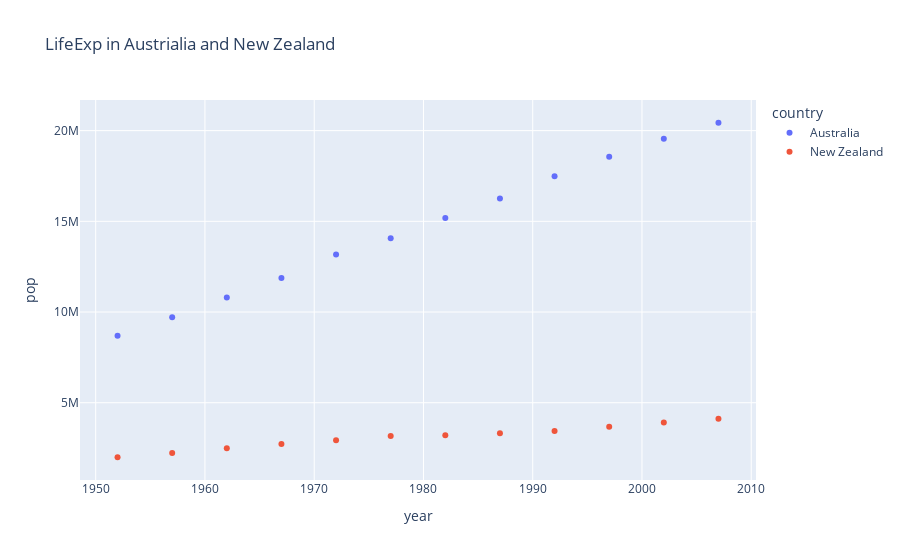

Source (notebook cell):
### Code cell
fig=px.scatter(df,x='year',y="pop",color='country',title='LifeExp in Austrialia and New Zealand')
fig.show()

### Figure 1 — Plotly figure (JSON) as saved in the notebook; plotly's stock layout.template omitted (floating-point values rounded to 4 significant figures)
{"data": [{"hovertemplate": "country=Australia<br>year=%{x}<br>pop=%{y}<extra></extra>", "legendgroup": "Australia", "marker": {"color": "#636efa", "symbol": "circle"}, "mode": "markers", "name": "Australia", "orientation": "v", "showlegend": true, "type": "scatter", "x": [1952, 1957, 1962, 1967, 1972, 1977, 1982, 1987, 1992, 1997, 2002, 2007], "xaxis": "x", "y": [8691212, 9712569, 10794968, 11872264, 13177000, 14074100, 15184200, 16257249, 17481977, 18565243, 19546792, 20434176], "yaxis": "y"}, {"hovertemplate": "country=New Zealand<br>year=%{x}<br>pop=%{y}<extra></extra>", "legendgroup": "New Zealand", "marker": {"color": "#EF553B", "symbol": "circle"}, "mode": "markers", "name": "New Zealand", "orientation": "v", "showlegend": true, "type": "scatter", "x": [1952, 1957, 1962, 1967, 1972, 1977, 1982, 1987, 1992, 1997, 2002, 2007], "xaxis": "x", "y": [1994794, 2229407, 2488550, 2728150, 2929100, 3164900, 3210650, 3317166, 3437674, 3676187, 3908037, 4115771], "yaxis": "y"}], "layout": {"legend": {"title": {"text": "country"}, "tracegroupgap": 0}, "title": {"text": "LifeExp in Austrialia and New Zealand"}, "xaxis": {"anchor": "y", "domain": [0, 1], "title": {"text": "year"}}, "yaxis": {"anchor": "x", "domain": [0, 1], "title": {"text": "pop"}}}}
